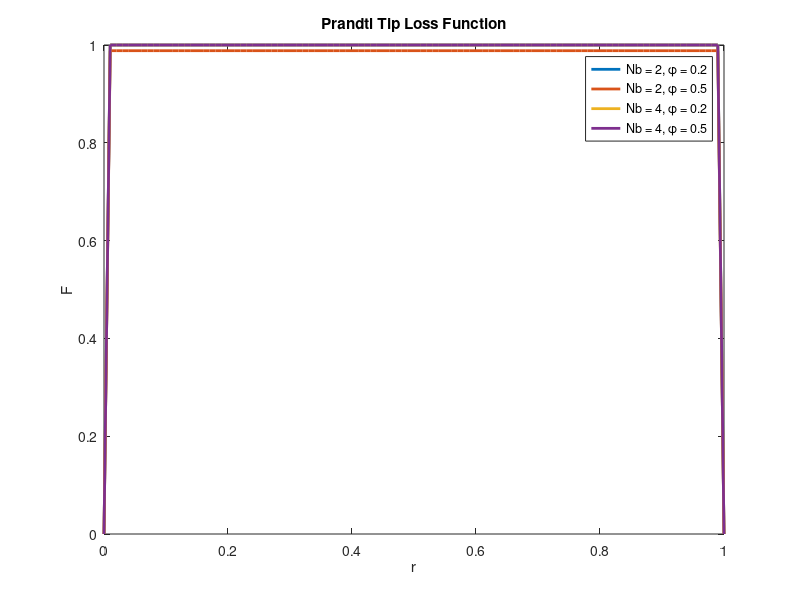

This figure's MATLAB source:
%% MODELO CORRETO

clc
close all
clear

r = 0:0.01:1;

Nb = [2 4];
phi = [0.2 0.5];

lg = [];

figure;

for i = 1:length(Nb)
    for j = 1:length(phi)
    
        str = ['Nb = ' num2str(Nb(i)) ', \phi = ' num2str(phi(j))];
        lg = [lg; str];
      
        ftip = Nb(i)/2 .* ((1-r)./(r*phi(j)));
        froot = Nb(i)/2 .* (r./((1-r)*phi(j)));


        f = ftip.*froot;

        F = 2/pi * acos(exp(-f));

        F(1) = 0;
        F(length(F)) = 0;

        plot(r, F, 'LineWidth',2)
        hold on;
    
    end
end

hold off;

xlabel('r'); xlim([0 1]);
ylabel('F'); ylim([0 1]);


title('Prandtl Tip Loss Function');
legend(lg)


% Save the figure as a PDF file
saveas(gcf, 'prandtltiplossfunction-errado.png');